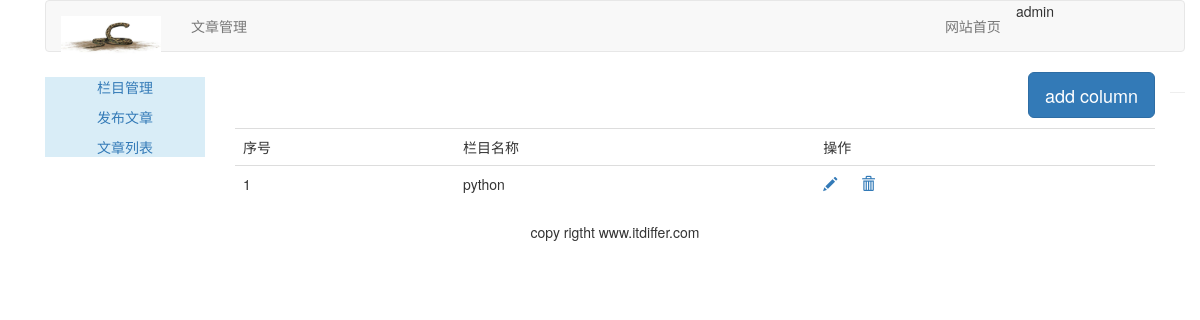
Before: /article/article_column/ (signed in) with the older database file.
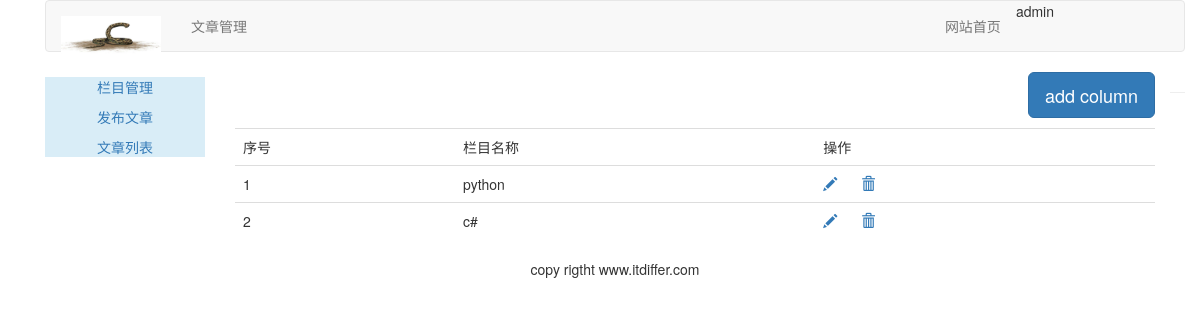
After: the same page with the newer database file.
### article/models.py (models this page shows, shortened)
class ArticleColumn(models.Model):
    user = models.ForeignKey(User, related_name='article_column', on_delete=models.CASCADE)
    column = models.CharField(max_length=200)
    created = models.DateField(auto_created=True)

### article/views.py (the view, shortened to what this page needs)
@login_required(login_url='/account/login/')
@csrf_exempt
def article_column(request):
    if request.method == "GET":
        columns = ArticleColumn.objects.filter(user=request.user)  # 根据当前用户筛选出和当前用户一直的文章的元组
        column_form = ArticleColumnForm()
        return render(request, 'article/column/article_column.html', {"columns": columns, "column_form": column_form})

### templates/article/column/article_column.html (shortened to what this page needs)
{% extends 'article/base.html' %}
{% load staticfiles %}
{% block content %}
    <div>
        <p class="text-right">
            <button class=" btn btn-primary btn-lg" onclick="add_column()" id="add_column">add column</button>
        </p>
        <table class="table table-hover">
            <tr>
                <td>序号</td>
                <td>栏目名称</td>
                <td>操作</td>
            </tr>
            {% for column in columns %}
                <tr>
                    <td>{{ forloop.counter }}</td>
                    <td>{{ column.column }}</td>
                    <td>
                        <a name="edit" href="javascript:void(0)" onclick="edit_column(this,{{ column.id }})">
                            <span class="glyphicon glyphicon-pencil"></span>
                        </a>
                        <a name="delete" href="javascript:void(0)" onclick="del_column(this,{{ column.id }})">
                            <span class="glyphicon glyphicon-trash" style="margin-left: 20px"></span>
                        </a>
                    </td>
                </tr>
            {% empty %}
                <p>还没设置栏目，太懒了</p>
            {% endfor %}
        </table>
    </div>
{% endblock %}

Changed rows visible on the page:
added ArticleColumn: column "c#"
